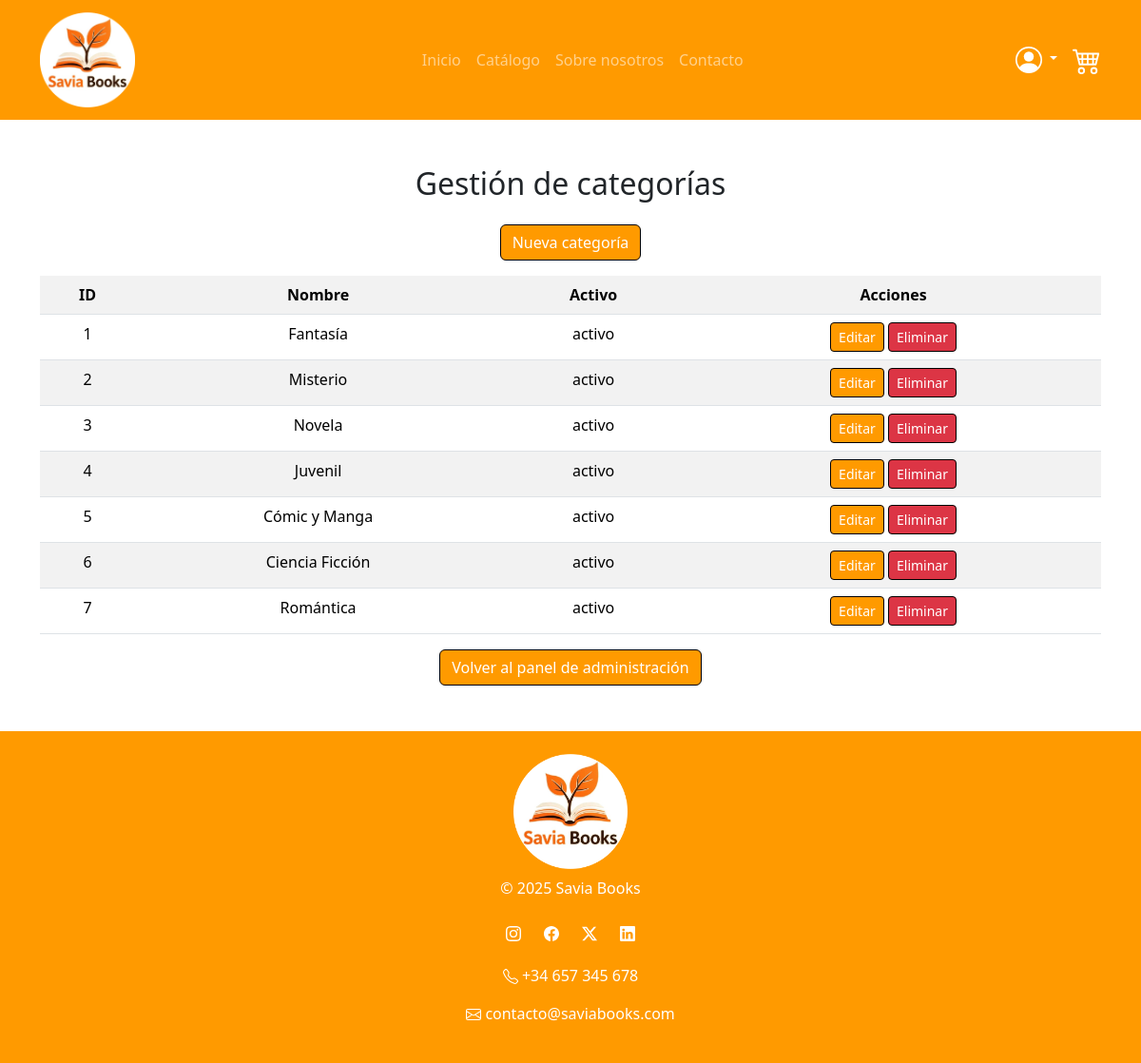
The app's page /Proyecto/admin/categorias/categorias.php (signed in) with its own data.
### tables this page shows
CREATE TABLE `categorias` (
  `codigo` int(11) NOT NULL,
  `nombre` varchar(50) NOT NULL,
  `activo` enum('activo','inactivo') DEFAULT 'activo'
);

### Proyecto/admin/categorias/categorias.php (the view, shortened to what this page needs)
<?php
require_once __DIR__ . '/../../config.php';
$stmt = $pdo->query("SELECT * FROM categorias");
$categorias = $stmt->fetchAll(PDO::FETCH_ASSOC);
include PROJECT_ROOT . '/includes/head.php';
?>
<body data-shorcut-listen="true">
    <?php include PROJECT_ROOT . '/includes/navbar.php';?>
    <div class="container my-5 text-center">
        <h2 class="m-4 text-center">Gestión de categorías</h2>
        <a href="categoria_create.php" class="btn btn-primary mb-3">
            Nueva categoría
        </a>
        <table class="table table-striped">
            <tr>
                <th>ID</th>
                <th>Nombre</th>
                <th>Activo</th>
                <th>Acciones</th>
            </tr>
            <?php foreach ($categorias as $categoria): ?>
            <tr>
                <td><?= $categoria['codigo'] ?></td>
                <td><?= htmlspecialchars($categoria['nombre']) ?></td>
                <td><?= $categoria['activo'] ?></td>
                <td>
                    <a href="categoria_edit.php?id=<?= $categoria['codigo'] ?>" class="btn btn-sm btn-primary">Editar</a>
                    <a href="categoria_delete.php?id=<?= $categoria['codigo'] ?>"
                        class="btn btn-sm btn-danger"
                        onclick="return confirm('¿Deseas dar de baja la siguiente categoría: «<?= htmlspecialchars($categoria['nombre']) ?>»?');">
                            Eliminar
                    </a>
                </td>
            </tr>
            <?php endforeach; ?>
        </table>
        <a class="btn btn-primary" href="../dashboard_admin.php">
        Volver al panel de administración
        </a>
    </div>
    <?php include PROJECT_ROOT . '/includes/footer.php';?>
</body>
</html>

### Proyecto/css/style.css (style rules this page uses)
:root { --primary-color: #FF9A00; --hover-color: #CC7A00; }
.btn-primary { background-color: var(--primary-color); border-color: black; }
.btn-danger { border-color: black; }

### records on screen
categorias: codigo "1", nombre "Fantasía", activo "activo"
categorias: codigo "2", nombre "Misterio", activo "activo"
categorias: codigo "3", nombre "Novela", activo "activo"
categorias: codigo "4", nombre "Juvenil", activo "activo"
categorias: codigo "5", nombre "Cómic y Manga", activo "activo"
categorias: codigo "6", nombre "Ciencia Ficción", activo "activo"
categorias: codigo "7", nombre "Romántica", activo "activo"
